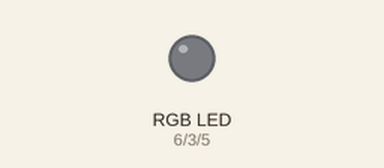
This sketch was run on a simulated Arduino Uno, built with avr-gcc and run on an emulated ATmega328P. Parts: an RGB LED mixed from three pins (HIGH = lit). Dim RGB values are drawn brighter than linear; random numbers use the default seed unless the sketch sets one.

Above: at 0.15 s.
At 1.96 s:
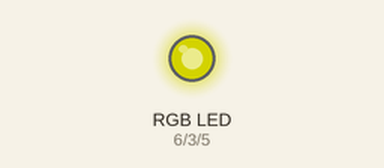
At 4.37 s:
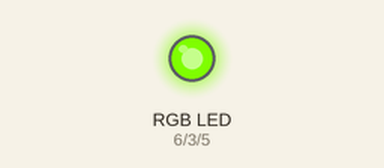
At 8.6 s:
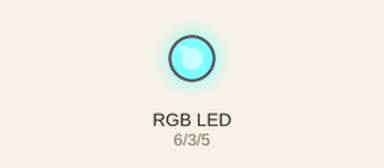
At 12.82 s:
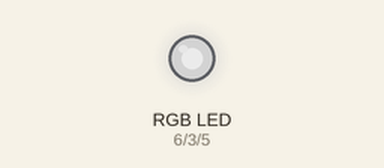
At 17.35 s:
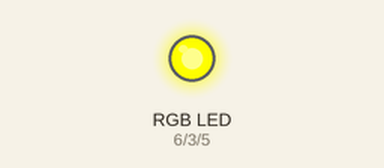
Timing chart, 0 to 17.3 s (numbered marks = the images above):
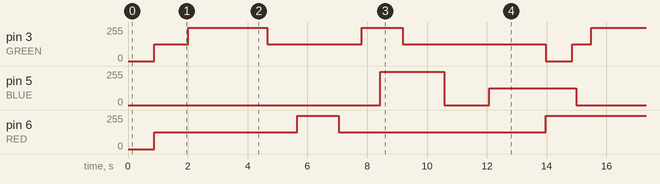

The sketch:

rgb-led-mix.ino
```cpp
//www.elegoo.com
//2016.12.8

// Define Pins
#define RED 6
#define GREEN 3
#define BLUE 5
//#define delayTime 10 // fading time between colors

void setup() {
  pinMode(RED, OUTPUT);
  pinMode(GREEN, OUTPUT);
  pinMode(BLUE, OUTPUT);
  digitalWrite(RED, LOW);
  digitalWrite(GREEN, LOW);
  digitalWrite(BLUE, LOW);
}


// define variables
int redValue = 0;
int redTarget, redInc;
int greenValue = 0;
int greenTarget, greenInc;
int blueValue = 0;
int blueTarget, blueInc;

int delayTime;

// main loop
void loop() {

//  redValue = 0;
//  greenValue = 0;
//  blueValue = 0;
  redTarget = random(0, 3) * 125;
  greenTarget = random(0, 3) * 125;
  blueTarget = random(0, 3) * 125;
  delayTime = random(1, 8);

  if (redValue < redTarget) {
    redInc = 1;
  } else {
    redInc = -1;
  }

  if (greenValue < greenTarget) {
    greenInc = 1;
  } else {
    greenInc = -1;
  }

  if (blueValue < blueTarget) {
    blueInc = 1;
  } else {
    blueInc = -1;
  }

  while (redValue != redTarget || greenValue != greenTarget || blueValue != blueTarget) {
    if (redValue != redTarget) {
      redValue += redInc;
    }

    if (greenValue != greenTarget) {
      greenValue += greenInc;
    }

    if (blueValue != blueTarget) {
      blueValue += blueInc;
    }

    analogWrite(RED, redValue);
    analogWrite(GREEN, greenValue);
    analogWrite(BLUE, blueValue);
    delay(delayTime);
  }
}
```

Measured:
- by itself, pin 5 (BLUE): 0/255 → 250/255 at 8.4 s, → 0/255 2.1 s later, → 125/255 1.5 s later, → 0/255 2.9 s later
- by itself, pin 6 (RED): 0/255 → 125/255 at 0.87 s, → 250/255 4.8 s later, → 125/255 1.4 s later, → 250/255 6.9 s later
- by itself, pin 3 (GREEN): 0/255 → 125/255 at 0.87 s, → 250/255 1.1 s later, → 125/255 2.6 s later, → 250/255 3.2 s later, … (8 changes in this stretch)
